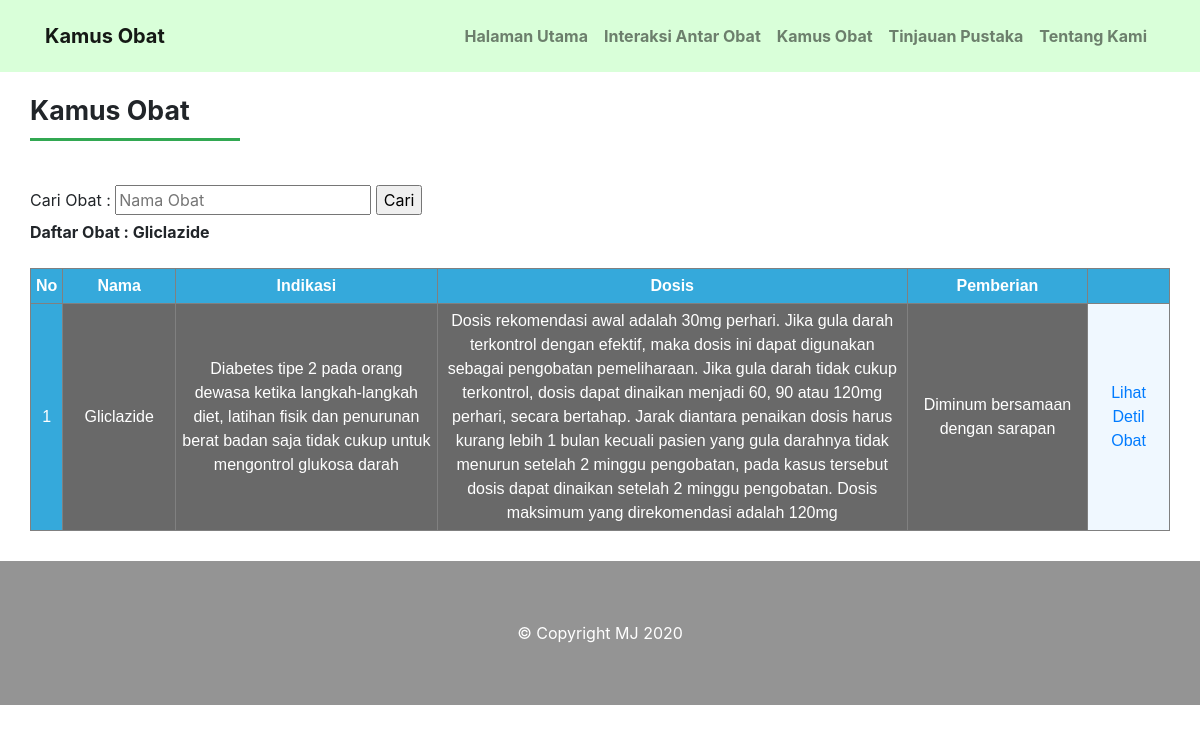
/data/obatku/kamus.php?cari=Gliclazide, run on the app's committed database.
### tables this page shows
CREATE TABLE `obat` (
  `kode_obat` int(11) NOT NULL,
  `nama_obat` varchar(20) NOT NULL,
  `gol_obat` varchar(25) NOT NULL,
  `indikasi` text NOT NULL,
  `dosis` text NOT NULL,
  `pemberian` text NOT NULL,
  `kontraindikasi` text NOT NULL,
  `efeksamping` text NOT NULL,
  `hamilbusui` text NOT NULL,
  `interaksi_obat` text NOT NULL,
  `mekanisme_obat` text NOT NULL
);

### data/obatku/kamus.php (the view, shortened to what this page needs)
<!DOCTYPE html>
<html>
<head>
  <link rel="stylesheet" href="assets/plugins/bootstrap/css/bootstrap.min.css">
  <link rel="stylesheet" href="assets/plugins/fontawesome/css/all.min.css">
  <link rel="stylesheet" href="assets/css/style.css">
</head>
<body>
  <nav class="navbar navbar-expand-lg navbar-light fixed-top py-3" id="mainNav">
    <div class="container">
      <a class="navbar-brand js-scroll-trigger" href="http://localhost/obatku/kamus.php">Kamus Obat</a>
      <div class="collapse navbar-collapse" id="navbarResponsive">
        <ul class="navbar-nav ml-auto my-2 my-lg-0">
          <li class="nav-item">
            <a class="nav-link js-scroll-trigger" href="http://localhost/obatku/index.php">Halaman Utama</a>
          </li>
          <li class="nav-item">
            <a class="nav-link js-scroll-trigger" href="http://localhost/obatku/interaksi.php">Interaksi Antar Obat</a>
          </li>
          <li class="nav-item">
            <a class="nav-link js-scroll-trigger" href="http://localhost/obatku/kamus.php">Kamus Obat</a>
          </li>
          <li class="nav-item">
            <a class="nav-link js-scroll-trigger" href="http://localhost/obatku/pustaka.php">Tinjauan Pustaka</a>
          </li>
          <li class="nav-item">
            <a class="nav-link js-scroll-trigger" href="http://localhost/obatku/tentang.php">Tentang Kami</a>
          </li>
        </ul>
      </div>
    </div>
  </nav>
	<?php
		include 'koneksi.php';
	?>
  <div id="kamus" class="kamus">
    <div class="container">
      <div class="row">
        <div class="kiri">
          <label class="text1">Kamus Obat</label>
		  <hr class="garis-text1" />
	<br/>
	<form action="kamus.php" method="get">
		<label>Cari Obat :</label>
		<input type="text" name="cari" placeholder="Nama Obat">
		<input type="submit" value="Cari">
	</form>
	<?php
		if(isset($_GET['cari'])){
		$cari = $_GET['cari'];
			echo "<b>Daftar Obat : ".$cari."</b>";
		}
	?>
  <br/>
  <br/>
	<table style="text-align: center;font-family: sans-serif;border-collapse: collapse;" align="center" border="1" width="100%">
	<tr>
		<th style="background: #35A9DB;color: #fff;font-weight: bold; padding: 5px">No</th>
		<th style="background: #35A9DB;color: #fff;font-weight: bold; padding: 5px; width: 120px">Nama</th>
		<th style="background: #35A9DB;color: #fff;font-weight: bold; padding: 5px; width: 300px">Indikasi</th>
		<th style="background: #35A9DB;color: #fff;font-weight: bold; padding: 5px; width: 550px">Dosis</th>
		<th style="background: #35A9DB;color: #fff;font-weight: bold; padding: 5px; width: 200px">Pemberian</th>
    <th style="background: #35A9DB;color: #fff;font-weight: bold; padding: 5px; width: 90px"></th>
	</tr>
	<?php
	if(isset($_GET['cari'])){
		$cari = $_GET['cari'];
		$datac = mysqli_query($koneksi,"select * from obat where nama_obat like '%".$cari."%'");
	}else{
		$datac = mysqli_query($koneksi,"select * from obat");
	}
	$no = 1;
	while($d = mysqli_fetch_array($datac)){
	?>
	<tr>
		<td style="background: #35A9DB;color: #fff;font-weight: normal; padding: 5px"><?php echo $no++; ?></td>
		<td style="background: #696969;color: #fff;font-weight: normal; padding: 5px; width: 120px"><?php echo $d['nama_obat']; ?></td>
		<td style="background: #696969;color: #fff;font-weight: normal; padding: 5px; width: 300px"><?php echo $d['indikasi']; ?></td>
		<td style="background: #696969;color: #fff;font-weight: normal; padding: 5px; width: 550px"><?php echo $d['dosis']; ?></td>
		<td style="background: #696969;color: #fff;font-weight: normal; padding: 5px; width: 200px"><?php echo $d['pemberian']; ?></td>
		<td style="background: #F0F8FF;color: #fff;font-weight: normal; padding: 5px; width: 90px"><a href="detil.php?kode_obat=<?php echo $d['kode_obat']; ?>">Lihat Detil Obat</a></td>
	</tr>
	<?php } ?>
	</table>
</div>
</div>
</div>
</div>
  <div id="tentang" class="about">
    <div id="copyright" class="copyright">
      &copy; Copyright MJ 2020
    </div>
  </div>
</body>
</html>

### data/obatku/assets/css/style.css (style rules this page uses)
html { scroll-behavior: smooth; }
.navbar { background: rgba(192, 255, 192, 0.6); font-weight: bold; }
.kamus { padding: 30px 0; }
.kamus .kiri .garis-text1 { width: 210px; padding-bottom: 20px; margin: 0; border-top: 3px solid #32a852; }
.kamus .kiri .text1 { margin-top: 60px; font-size: 20pt; font-weight: bold; }
.tablekamus, th, td { padding: 8px 20px; text-align: center; }
.about { background: #949494; width: 100%; padding: 30px 0; }
.about .copyright { width: 100%; padding: 30px 0; text-align: center; background: #949494; color: #ffffff; }

### data on the page
obat: nama_obat "Gliclazide", indikasi "Diabetes tipe 2 pada orang dewasa ketika langkah-langkah diet, latihan fisik dan penurunan berat badan saja tidak cukup untuk mengontrol glukosa darah", dosis "Dosis rekomendasi awal adalah 30mg perhari. Jika gula darah terkontrol dengan efektif, maka dosis ini dapat digunakan sebagai pengobatan pemeliharaan. Jika gula darah tidak cukup terkontrol, dosis dapat dinaikan menjadi 60, 90 atau 120mg perhari, secara bertahap. Jarak diantara penaikan dosis harus kurang lebih 1 bulan kecuali pasien yang gula darahnya tidak menurun setelah 2 minggu pengobatan, pada kasus tersebut dosis dapat dinaikan setelah 2 minggu pengobatan. Dosis maksimum yang direkomendasi adalah 120mg", pemberian "Diminum bersamaan dengan sarapan"

### other printed values
$cari "Gliclazide"
